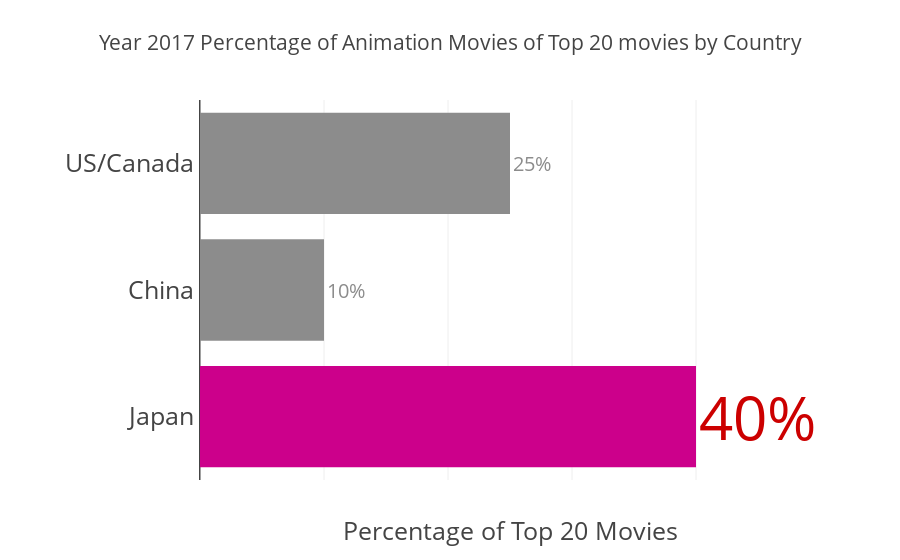

Source (notebook cell):
### Code cell
x = list(df_animation.loc[df_animation.index=='ani_proportion',country_lis].values.flatten())
y = country_lis

color_japan = 'rgba(204, 0, 139, 1)'
color_others = 'rgba(140, 140, 140, 1)'
text_color_japan = 'rgba(204, 0, 0, 1)'
text_color_others = 'rgba(140, 140, 140, 1)'

colors  = [color_japan if y[i]=='Japan' else color_others for i in range(0,len(y))]
text_size = [60 if y[i]=='Japan' else 20 for i in range(0,len(y))]
text_color  = [text_color_japan if y[i]=='Japan' else text_color_others for i in range(0,len(y))]


trace = [go.Bar(x=x, y=y, orientation = 'h', text=[str(round((ratio)*100))+'%' for ratio in x], textposition='outside',
                textfont=dict(size=text_size, color=text_color), marker=dict(color=colors))] 

data = trace
layout = go.Layout(title='Year 2017 Percentage of Animation Movies of Top 20 movies by Country',
                   font=dict(size=15),
                   yaxis=dict(showline=True, tickfont=dict(size=25)),
                   xaxis=dict(title='Percentage of Top 20 Movies', showline=False, 
                              titlefont=dict(size=25), ticks='',showticklabels=False, range=(0,0.5)),
                   margin=dict(l=200)
                  )
fig = go.Figure(data=data, layout=layout)
offline.iplot(fig)

### Figure 1 — Plotly figure (JSON) as saved in the notebook; plotly's stock layout.template omitted (floating-point values rounded to 4 significant figures)
{"data": [{"marker": {"color": ["rgba(204, 0, 139, 1)", "rgba(140, 140, 140, 1)", "rgba(140, 140, 140, 1)"]}, "orientation": "h", "text": ["40%", "10%", "25%"], "textfont": {"color": ["rgba(204, 0, 0, 1)", "rgba(140, 140, 140, 1)", "rgba(140, 140, 140, 1)"], "size": [60, 20, 20]}, "textposition": "outside", "type": "bar", "uid": "63d71ae8-b084-11e8-8901-60030899ee42", "x": [0.4, 0.1, 0.25], "y": ["Japan", "China", "US/Canada"]}], "layout": {"font": {"size": 15}, "margin": {"l": 200}, "title": "Year 2017 Percentage of Animation Movies of Top 20 movies by Country", "xaxis": {"range": [0, 0.5], "showline": false, "showticklabels": false, "ticks": "", "title": "Percentage of Top 20 Movies", "titlefont": {"size": 25}}, "yaxis": {"showline": true, "tickfont": {"size": 25}}}}
